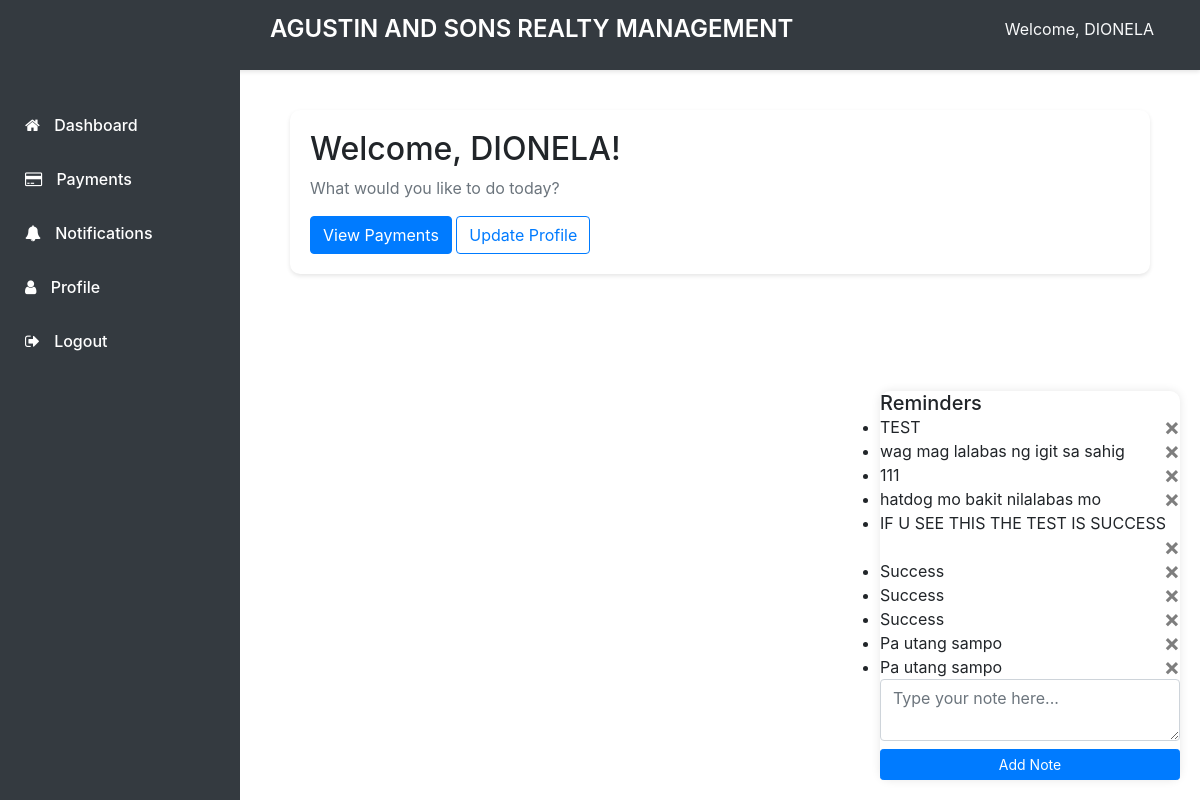
Screenshot of / (signed in) with the database file from the repository.
### website/models.py (models this page shows, shortened)
class User(db.Model, UserMixin):
    id = db.Column(db.Integer, primary_key=True)
    email = db.Column(db.String(150), unique=True)
    password = db.Column(db.String(150))
    first_name = db.Column(db.String(150))
    phone = db.Column(db.String(20))
    profile_pic = db.Column(db.String(200))
    unit_number = db.Column(db.String(20))
    lease_start = db.Column(db.DateTime)
    date_joined = db.Column(db.DateTime, default=datetime.utcnow)
    notes = db.relationship('Note')
    payments = db.relationship('Payment', backref='user', lazy=True)
    role = db.Column(db.String(20), default='tenant')  # 'admin' or 'tenant'
    is_active = db.Column(db.Boolean, default=True)
    notifications = db.relationship('Notification', backref='user', lazy=True)
    def is_admin(self):
        return self.role == 'admin'
    def unread_notifications_count(self):
        return Notification.query.filter_by(user_id=self.id, is_read=False).count()

class Note(db.Model):
    id = db.Column(db.Integer, primary_key=True)
    data = db.Column(db.String(10000))
    date = db.Column(db.DateTime(timezone=True), default=func.now())
    user_id = db.Column(db.Integer, db.ForeignKey('user.id'))
    category_id = db.Column(db.Integer, db.ForeignKey('category.id'))
    due_date = db.Column(db.DateTime)
    priority = db.Column(db.Integer)  # 1-5 for priority levels

### website/views.py (the view, shortened to what this page needs)
@views.route('/', methods=['GET', 'POST'])
@login_required
def home():
    return render_template("home.html", user=current_user)

### website/templates/home.html (shortened to what this page needs)
{% extends "base.html" %} {% block title %}Dashboard{% endblock %} {% block content
    %}
    <div class="dashboard-container">
      <div class="welcome-card">
        <h2>Welcome, {{ user.first_name }}!</h2>
        <p class="text-muted">What would you like to do today?</p>
        <div class="mt-3">
          <a href="/payments" class="btn btn-primary">View Payments</a>
          <a href="/profile" class="btn btn-outline-primary">Update Profile</a>
        </div>
      </div>
      <div class="notes-container">
        <div class="notes-header">
          <h5 class="m-0">Reminders</h5>
        </div>
        <div class="notes-body">
          <ul class="list-group list-group-flush" id="notes">
            {% for note in user.notes %}
            <li class="note-item">
              {{ note.data }}
              <button type="button" class="close" onclick="deleteNote('{{note.id}}');">
                <span aria-hidden="true">&times;</span>
              </button>
            </li>
            {% endfor %}
          </ul>
        </div>
        <div class="notes-footer">
          <form method="POST">
            <textarea
              name="note"
              id="note"
              class="form-control mb-2"
              placeholder="Type your note here..."
            ></textarea>
            <button type="submit" class="btn btn-primary btn-sm btn-block">Add Note</button>
          </form>
        </div>
      </div>
    </div>
    {% endblock %}

### website/templates/base.html (shortened to what this page needs)
<!DOCTYPE html>
<html>
  <head>
    <link
      rel="stylesheet"
      href="https://stackpath.bootstrapcdn.com/bootstrap/4.4.1/css/bootstrap.min.css"
    />
    <link
      rel="stylesheet"
      href="https://stackpath.bootstrapcdn.com/font-awesome/4.7.0/css/font-awesome.min.css"
    />
  </head>
  <body>
    <header class="main-header">
        <div class="header-content">
            <h1>AGUSTIN AND SONS REALTY MANAGEMENT</h1>
            <div class="user-nav">
                {% if user.is_authenticated %}
                    <span class="text-light mr-3">Welcome, {{ user.first_name }}</span>
                {% endif %}
            </div>
        </div>
    </header>
    {% if user.is_authenticated %}
    <nav class="sidebar">
        <div class="sidebar-sticky">
            <ul class="nav flex-column">
                {% if user.is_admin() %}
                    <li class="nav-item">
                        <a class="nav-link" href="{{ url_for('views.admin_dashboard') }}">
                            <i class="fa fa-dashboard"></i> Dashboard
                        </a>
                    </li>
                    <li class="nav-item">
                        <a class="nav-link" href="{{ url_for('views.manage_tenants') }}">
                            <i class="fa fa-users"></i> Tenants
                        </a>
                    </li>
                    <li class="nav-item">
                        <a class="nav-link" href="{{ url_for('views.manage_payments') }}">
                            <i class="fa fa-money"></i> Payments
                        </a>
                    </li>
                {% else %}
                    <li class="nav-item">
                        <a class="nav-link" href="{{ url_for('views.home') }}">
                            <i class="fa fa-home"></i> Dashboard
                        </a>
                    </li>
                    <li class="nav-item">
                        <a class="nav-link" href="{{ url_for('views.payments') }}">
                            <i class="fa fa-credit-card"></i> Payments
                        </a>
                    </li>
                    <li class="nav-item">
                        <a class="nav-link" href="{{ url_for('views.notifications') }}">
                            <i class="fa fa-bell"></i> Notifications
                        </a>
                    </li>
                {% endif %}
                <li class="nav-item">
                    <a class="nav-link" href="{{ url_for('views.profile') }}">
                        <i class="fa fa-user"></i> Profile
                    </a>
                </li>
                <li class="nav-item">
                    <a class="nav-link" href="{{ url_for('auth.logout') }}">
                        <i class="fa fa-sign-out"></i> Logout
                    </a>
                </li>
            </ul>
        </div>
    </nav>
    {% endif %}
    <main class="main-content">
        {% block content %}{% endblock %}
    </main>
  </body>
</html>

### website/templates/base.html (style rules this page uses)
.sidebar { position: fixed; top: 0; bottom: 0; left: 0; z-index: 100; padding: 90px 0 0; width: 240px; background: #343a40; }
.sidebar-sticky { position: relative; top: 0; height: calc(100vh - 90px); padding-top: .5rem; overflow-x: hidden; overflow-y: auto; }
.sidebar .nav-link { color: #fff; padding: 15px 25px; font-weight: 500; }
.sidebar .nav-link i { margin-right: 10px; }
.main-content { margin-left: 240px; padding: 90px 30px 30px; }
.main-header { position: fixed; top: 0; right: 0; left: 0; z-index: 99; background: #343a40; padding: 15px 30px; height: 70px; box-shadow: 0 2px 4px rgba(0,0,0,0.1); }
.main-header h1 { color: white; margin: 0; font-size: 24px; font-weight: 600; }
.header-content { display: flex; justify-content: space-between; align-items: center; margin-left: 240px; }
.user-nav { display: flex; align-items: center; }

### website/templates/home.html (style rules this page uses)
.dashboard-container { padding: 20px; }
.welcome-card { background: white; padding: 20px; border-radius: 10px; box-shadow: 0 2px 4px rgba(0,0,0,0.1); margin-bottom: 30px; }
.notes-container { position: fixed; bottom: 20px; right: 20px; width: 300px; max-height: 500px; background: white; border-radius: 10px; box-shadow: 0 0 10px rgba(0,0,0,0.1); z-index: 1000; }

### rows the page displays
User: first_name "DIONELA"
Note: data "TEST"
Note: data "wag mag lalabas ng igit sa sahig"
Note: data "111"
Note: data "hatdog mo bakit nilalabas mo"
Note: data "IF U SEE THIS THE TEST IS SUCCESS"
Note: data "Success"
Note: data "Success"
Note: data "Success"
Note: data "Pa utang sampo"
Note: data "Pa utang sampo"
